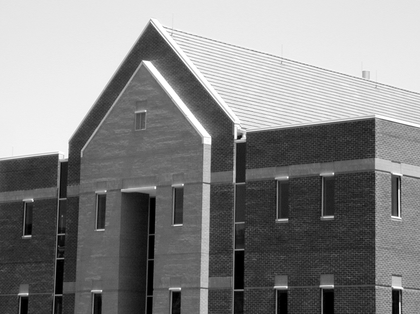
%> input picture problem9/origin/building.tif, 420 x 314 px, shrunk from 1114 x 834 before the run
$ octave problem_9.m   (GNU Octave 9; MATLAB toolbox functions it lacks are replaced by stand-ins)
%> lines starting %> are read from the running program, lines starting %| are printed output that depends on the picture; in (x1, y1, x2, y2) boxes, pixels count from 0 and x2, y2 are one past the last pixel; in counts of white or black regions, pixels touching at a corner belong together; the program's own positions count from 1
### problem9/EdgeCom.m
%% Prewitt, Sobel  convelution
function grad=EdgeCom(f,A,B)
    %f: input image，A,B分别为计算x，y偏导数的卷积模板（3*3）
    [m,n]=size(f);
    gx=zeros(m+2,n+2);
    gy=zeros(m+2,n+2);
    for i=-1:1
        for j=-1:1
            gx((2-i):(m+1-i),(2-j):(n+1-j))=gx((2-i):(m+1-i),(2-j):(n+1-j))+A(2+i,2+j)*f;
            gy((2-i):(m+1-i),(2-j):(n+1-j))=gy((2-i):(m+1-i),(2-j):(n+1-j))+B(2+i,2+j)*f;
        end
    end
    grad=sqrt(gx(2:m+1,2:n+1).^2+gy(2:m+1,2:n+1).^2);
end

### problem9/EdgeCom2.m
%% Roberts
function grad=EdgeCom2(f,A,B)
    %f:input image，A,B分别为计算x，y偏导数的卷积模板
    [m,n]=size(f);
    gx=zeros(m+1,n+1);
    gy=zeros(m+1,n+1);
    for i=0:1
        for j=0:1
            gx((2-i):(m+1-i),(2-j):(n+1-j))=gx((2-i):(m+1-i),(2-j):(n+1-j))+A(1+i,1+j)*f;
            gy((2-i):(m+1-i),(2-j):(n+1-j))=gy((2-i):(m+1-i),(2-j):(n+1-j))+B(1+i,1+j)*f;
        end
    end
    grad=sqrt(gx(2:m+1,2:n+1).^2+gy(2:m+1,2:n+1).^2);
end

### problem9/EdgeCom3.m
%% Marr-Hildreth算子函数
function g=EdgeCom3(f,A)
    %f为输入图像，A为模板
    [m,n]=size(f);
    gg=zeros(m+4,n+4);
    for i=-2:2
        for j=-2:2
            gg((3-i):(m+2-i),(3-j):(n+2-j))=gg((3-i):(m+2-i),(3-j):(n+2-j))+A(3+i,3+j)*f;
        end
    end
    g=gg(3:m+2,3:n+2);
end

### problem9/Canny.m
%% Canny
function result=Canny(I,T1,T2)
    % perform Canny edge detector. I is the input image, sz indicates the size
    % of gaussian, T1 is the lower threshold and T2 is the upper threshold.

    % smooth the image with a gaussian filter
    h=fspecial('gaussian',5,5/6);
    I=imfilter(I,h,'replicate');
    I=double(I);

    % choose priwitt to compute the gradient magnitude image g(x,y)
    GX=[-1 -1 -1; 0 0 0; 1 1 1]  ;% Gx
    GY=[-1 0 1;-1 0 1; -1 0 1];   % Gy
    I1=imfilter(I,GX,'replicate');
    I2=imfilter(I,GY,'replicate');
    g=sqrt(I1.^2+I2.^2);

    [x,y]=size(I); % get the size of I.
    % compute the edge direction image theta(x,y)
    theta=zeros(x,y);
    for i=1:x
        for j=1:y
            if(I1(i,j)==0 && I2(i,j)==0)     % if both Gx and Gy are equal to 0, set the direction to be 0
                theta(i,j)=0;
            else
                theta(i,j)=atan(I2(i,j)./I1(i,j))*180/3.1415926; % get the direction in degrees.
            end
            % set the direction's range to be [0,360]
           if(I1(i,j)>=0&&I2(i,j)<0)
               theta(i,j)=theta(i,j)+360;
           elseif(I1(i,j)<0&&I2(i,j)>=0)
               theta(i,j)=theta(i,j)+180;
           elseif(I1(i,j)<0&&I2(i,j)<0)
               theta(i,j)=theta(i,j)+180;
           end

        end
    end

    % quantize the angle to the nearest angle:{0,45,90,135,180,225,270,315,360}
    angle=(0:8)*45;
    for i=1:x
        for j=1:y
            for k=1:9
                if(abs(theta(i,j)-angle(k))<=45/2)
                    theta(i,j)=angle(k);
                end
            end
        end
    end

    % call localmax function to perform the nonmaximal supression
    G=localmax(g,theta);
    G=uint8(G);

    G(find(G>T2*max(G(:))))=255; % change the pixels above upper threshold to be edges.
    G(find(G<T1*max(G(:))))=0;  %  change the pixels below lower threshold to be background.

    % deal with the weak edges. if a weak edge pixel is adjacent to a edge  pixel, mark the pixel as an edge pixel.
    % repeat this for 20 times and then set the rest weak edge pixels to be background.
    n=0;
    while(size(find(G>0 & G<255))~=[1 0])
      for i=2:x-1
          for j=2:y-1
              if (G(i,j)>0 && G(i,j)<255)
                  if (G(i-1,j-1)==255 || G(i-1,j)==255 || G(i-1,j+1)==255 || ...
                      (G(i,j-1)==255) || (G(i,j+1)==255) ||(G(i+1,j-1)==255) || G(i+1,j)==255 || G(i+1,j+1)==255)
                  G(i,j)=255;
                  end
              end
          end
      end
      n=n+1;
      if(n==20)
          break;
      end
    end
    G(find(G>0 & G<255))=0;
    result=im2bw(G); % change the image, which only has intensity of 0 and 255, to a binary image.
end

### problem9/localmax.m
function result=localmax(M,Theta)
% perform the nonmaximal supression. M is the input gradient magnitude
% image, Theta is the edge direction image.
    [x,y]=size(M);
    result=M;
    for i=3:x-2
        for j=3:y-2
           m=0;
           % if the gradient magnitude is smaller than that of the adjacent
           % pixels along the quantized direction, set the magnitude to 0
           switch Theta(i,j)/45
               case {0,4,8}
                   m=max([M(i,j),M(i,j+1),M(i,j-1)]);
               case {1,5}
                   m=max([M(i,j),M(i-1,j+1),M(i+1,j-1)]);
               case {2,6}
                   m=max([M(i,j),M(i-1,j),M(i+1,j)]);
               case {3,7}
                   m=max([M(i,j),M(i-1,j-1),M(i+1,j+1)]);
           end
           if(result(i,j)<m)
               result(i,j)=0;
           end
        end
    end
end

### problem9/otsu_value.m
%%
function a=otsu_value(f)
    [m,n]=size(f);
    hist=zeros(1,256);
    var=zeros(1,256);
    for i=1:m         %统计各灰度级像素数
        for j=1:n
            temp=f(i,j)+1;
            hist(temp)=hist(temp)+1;
        end
    end
    p=hist/(m*n);     %第i级出现的概率
    u=0;
    for k=1:256
        u=u+(k-1)*p(k);   %图像平均灰度级
    end
    for k=1:256
        w0(k)=sum(p(1:k-1));
        w1(k)=1-w0(k);
        u0(k)=0;
        for i=1:k-1
            u0(k)=u0(k)+(i-1)*p(i);
        end
        u1(k)=1-u0(k);
    end
    var=w1.*w0.*((u0-u1).^2);
    a=1;
    for i=1:256
        if var(i)>var(a)
            a=i;
        end
    end
    a=a-1;
end

### problem9/problem_9.m
clc;
clear all;
format compact

ImOrgData=double(imread('origin\building.tif'));
%> ImOrgData: size 314x420 double; min 0, max 255, mean 133.3; mean of the top-left, top-right, bottom-left and bottom-right quarters 187.4, 194.5, 76.9, 74.3
%% Prewitt
GradX=[-1 -1 -1;0 0 0;1 1 1];
GradY=[-1 0 1;-1 0 1;-1 0 1];
[m,n]=size(ImOrgData);
%> m = 314; n = 420
GradPre=EdgeCom(ImOrgData,GradX,GradY);
EdgePre=true(m,n);
EdgePre1 = EdgePre;
EdgePre2 = EdgePre;
EdgePre3 = EdgePre;
TH1 = 100; TH2 = 150; TH3 = 180;
EdgePre1(GradPre<TH1)=0;
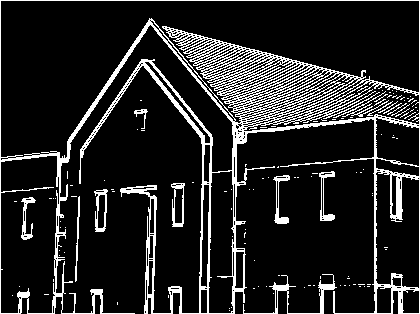
%> EdgePre1: size 314x420 logical; 14.2% white in thin lines or dots
EdgePre2(GradPre<TH2)=0;
%> EdgePre2: size 314x420 logical; 8.1% white in thin lines or dots
EdgePre3(GradPre<TH3)=0;
%> EdgePre3: size 314x420 logical; 6% white in thin lines or dots
figure(1);
set(gcf,'Position',get(0,'ScreenSize'),'Name','Prewitt算子');
subplot(2, 2, 1);imshow(uint8(ImOrgData));title('a 原图');
subplot(2, 2, 2);imshow(EdgePre1);title('b Prewitt算子,threshold=100');
subplot(2, 2, 3);imshow(EdgePre2);title('c Prewitt算子,threshold=150');
subplot(2, 2, 4);imshow(EdgePre3);title('d Prewitt算子,threshold=180');
%% Sobel
GradX=[-1 -2 -1;0 0 0;1 2 1];
GradY=[-1 0 1;-2 0 2;-1 0 1];
[m,n]=size(ImOrgData);
GradSob=EdgeCom(ImOrgData,GradX,GradY);
EdgeSob=true(m,n);
EdgeSob1 = EdgeSob;
EdgeSob2 = EdgeSob;
EdgeSob3 = EdgeSob;
TH1 = 180; TH2 = 200; TH3 = 250;
EdgeSob1(GradSob<TH1)=0;
%> EdgeSob1: size 314x420 logical; 10.2% white in thin lines or dots
EdgeSob2(GradSob<TH2)=0;
%> EdgeSob2: size 314x420 logical; 8.4% white in thin lines or dots
EdgeSob3(GradSob<TH3)=0;
%> EdgeSob3: size 314x420 logical; 5.8% white in thin lines or dots
figure(2);
set(gcf,'Position',get(0,'ScreenSize'),'Name','Sobel算子');
subplot(2, 2, 1);imshow(uint8(ImOrgData));title('a 原图');
subplot(2, 2, 2);imshow(EdgeSob1);title('b Sobel算子,threshold=180');
subplot(2, 2, 3);imshow(EdgeSob2);title('c Sobel算子,threshold=200');
subplot(2, 2, 4);imshow(EdgeSob3);title('d Sobel算子,threshold=250');
%% Roberts
GradX=[-1 0;0 1];
GradY=[0 -1;1 0];
[m,n]=size(ImOrgData);
GradRob=EdgeCom2(ImOrgData,GradX,GradY);
%> after the loop in EdgeCom2, `for i=0:1`:
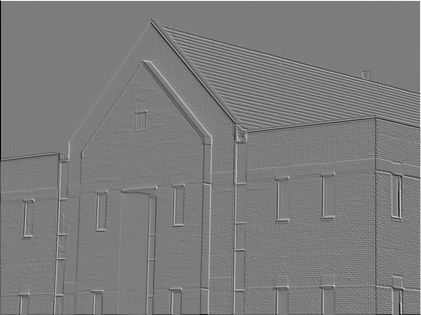
%> gy: size 315x421 double; min -244, max 255, mean 0; drawn with min black and max white
EdgeRob=true(m,n);
EdgeRob1 = EdgeRob;
EdgeRob2 = EdgeRob;
EdgeRob3 = EdgeRob;
TH1 = 40; TH2 = 50; TH3 = 60;
EdgeRob1(GradRob<TH1)=0;
%> EdgeRob1: size 314x420 logical; 12.7% white in thin lines or dots
EdgeRob2(GradRob<TH2)=0;
%> EdgeRob2: size 314x420 logical; 10.2% white in thin lines or dots
EdgeRob3(GradRob<TH3)=0;
%> EdgeRob3: size 314x420 logical; 7.8% white in thin lines or dots
figure(3);
set(gcf,'Position',get(0,'ScreenSize'),'Name','Roberts算子');
subplot(2, 2, 1);imshow(uint8(ImOrgData));title('a 原图');
subplot(2, 2, 2);imshow(EdgeRob1);title('b Roberts算子,threshold=40');
subplot(2, 2, 3);imshow(EdgeRob2);title('c Roberts算子,threshold=50');
subplot(2, 2, 4);imshow(EdgeRob3);title('d Roberts算子,threshold=60');
%% MH
GradX=[0 0 -1 0 0;0 -1 -2 -1 0;-1 -2 16 -2 -1;0 -1 -2 -1 0;0 0 -1 0 0];
[m,n]=size(ImOrgData);
mh=EdgeCom3(ImOrgData,GradX);
%> after the loop in EdgeCom3, `for i=-2:2`:
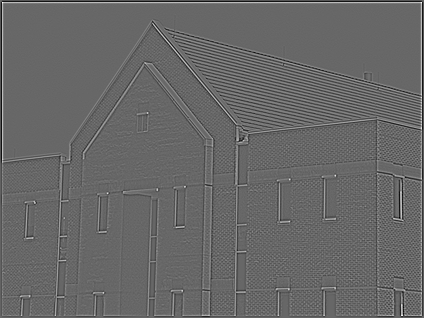
%> gg: size 318x424 double; min -1423, max 2080, mean 0; drawn with min black and max white
EdgeMH=false(m,n);
EdgeMH1 = EdgeMH;
EdgeMH2 = EdgeMH;
EdgeMH3 = EdgeMH;
TH1 = 120; TH2 = 220; TH3 = 300;
EdgeMH1(abs(mh)>TH1)=1;
%> EdgeMH1: size 314x420 logical; 30.5% white in thin lines or dots
EdgeMH2(abs(mh)>TH2)=1;
%> EdgeMH2: size 314x420 logical; 17.5% white in thin lines or dots
EdgeMH3(abs(mh)>TH3)=1;
%> EdgeMH3: size 314x420 logical; 11.7% white in thin lines or dots
figure(4);
set(gcf,'Position',get(0,'ScreenSize'),'Name','MH');
subplot(2, 2, 1);imshow(uint8(ImOrgData));title('a 原图');
subplot(2, 2, 2);imshow(EdgeMH1);title('b MH,threshold=120');
subplot(2, 2, 3);imshow(EdgeMH2);title('c MH,threshold=220');
subplot(2, 2, 4);imshow(EdgeMH3);title('d MH,threshold=320');
%% Canny
figure(5);
set(gcf,'Position',get(0,'ScreenSize'),'Name','Canny算子');
CnnData=Canny(ImOrgData,50,100);
%> after the loop in Canny, `for i=1:x`:
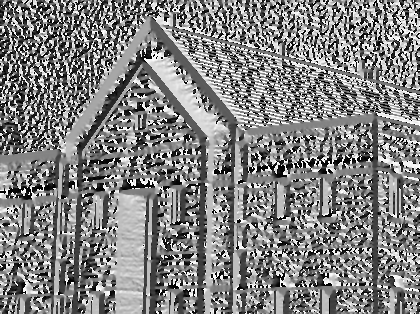
%> theta: size 314x420 double; min 0, max 360, mean 183.5; drawn with min black and max white
%> in Canny, `G(find(G<T1*max(G(:))))=0;`:
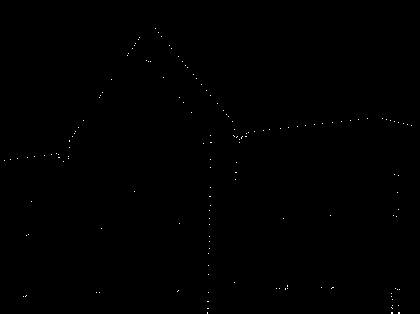
%> G: size 314x420 uint8; 0.13% white in thin lines or dots, all inside (x1, y1, x2, y2) = (4, 28, 412, 314)
%> the loop in Canny, `while(size(find(G>0 & G<255))~=[1 0])` made 20 passes
subplot(1,2,1);imshow(uint8(ImOrgData));title('a 原图');
subplot(1,2,2);imshow(CnnData);title('b Canny算子');
%% Otsu
ImOrgData2 = imread('origin\polymersomes.tif');
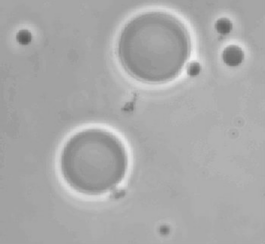
%> input picture problem9/origin/polymersomes.tif, 265 x 244 px, shrunk from 702 x 648 before the run
%> ImOrgData2 is the input picture: size 244x265 uint8; min 90, max 241, mean 169.6
[m,n] = size(ImOrgData2);
%> m = 244; n = 265
a = otsu_value(ImOrgData2);
%> after the loop in otsu_value, `for i=1:m`: hist = 256 values, max 7243 at index 163, min 0 at index 1, mean 252.6
%> in otsu_value, `p=hist/(m*n);`: p = 256 values, max 0.112 at index 163, min 0 at index 1, mean 0.00391
%> after the loop in otsu_value, `for k=1:256`: u = 169.6
%> after the loop in otsu_value, `for k=1:256`: u0 = 256 values from 0 to 169.6; u1 = 256 values, max 1 at index 1, min -168.6 at index 243, mean -54.83; w0 = 256 values from 0 to 1; w1 = 256 values, max 1 at index 1, min 1.11e-16 at index 243, mean 0.666
%> in otsu_value, `var=w1.*w0.*((u0-u1).^2);`: var = 256 values, max 11287.1 at index 176, min 0 at index 1, mean 1156.4
%> after the loop in otsu_value, `for i=1:256`: a = 176
%> in otsu_value, `a=a-1;`: a = 175
%> a = 175
bIm=false(m,n);
bIm(ImOrgData2>a)=1;
%> bIm: size 244x265 logical; 21.2% white; 47 white regions (39 under 20 px), largest, box (x1, y1, x2, y2) and area: (106, 2, 254, 126) 6973, (49, 119, 140, 214) 3364, (190, 96, 265, 190) 2488
bIm2=false(m,n);
bIm2(ImOrgData2>170)=1;
%> bIm2: size 244x265 logical; 43.9% white; 63 white regions (60 under 20 px), largest, box (x1, y1, x2, y2) and area: (47, 0, 265, 244) 27675, (7, 20, 42, 53) 500, (254, 237, 265, 244) 28
figure(6);
set(gcf,'Position',get(0,'ScreenSize'),'Name','Otsu');
subplot(2,2,1);imshow(ImOrgData2);title('a 原图');
subplot(2,2,2);imshow(bIm),title('b Otsu,threshold = 175');
subplot(2,2,3);imhist(ImOrgData2);title('c 原图直方');
subplot(2,2,4);imshow(bIm2);title('d global,threshold = 170');
%> after `title('d global,threshold = 170')`:
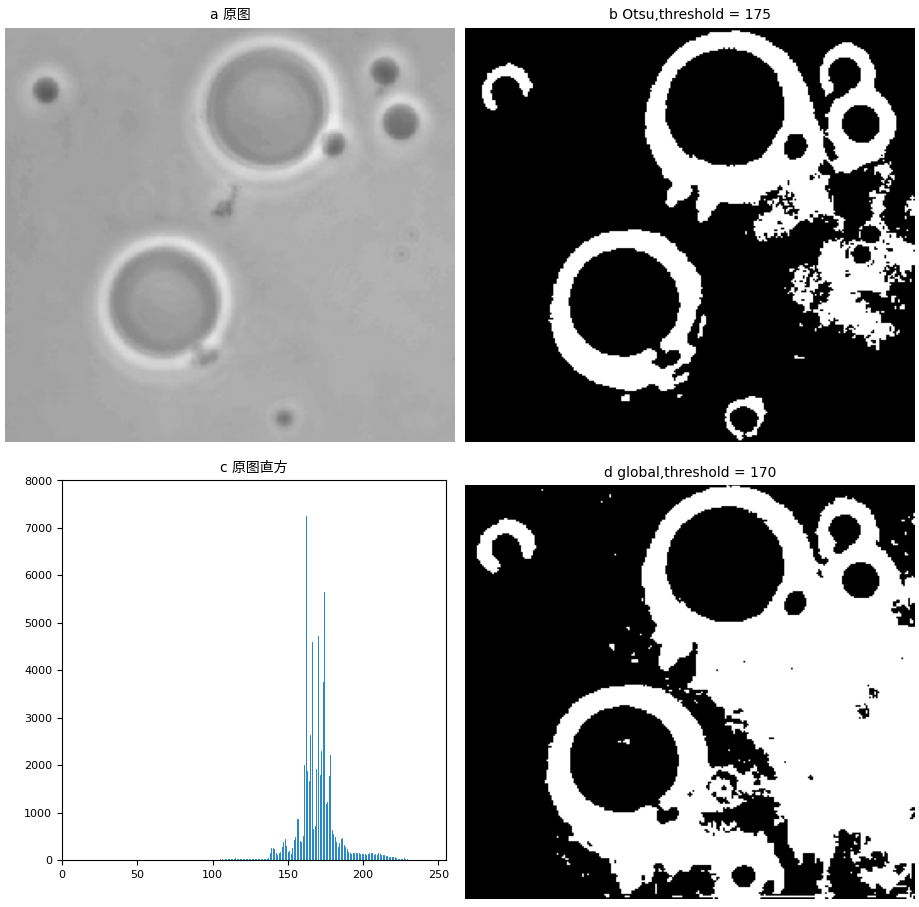
%> figure redrawn from the program's plot data, 4 panels
